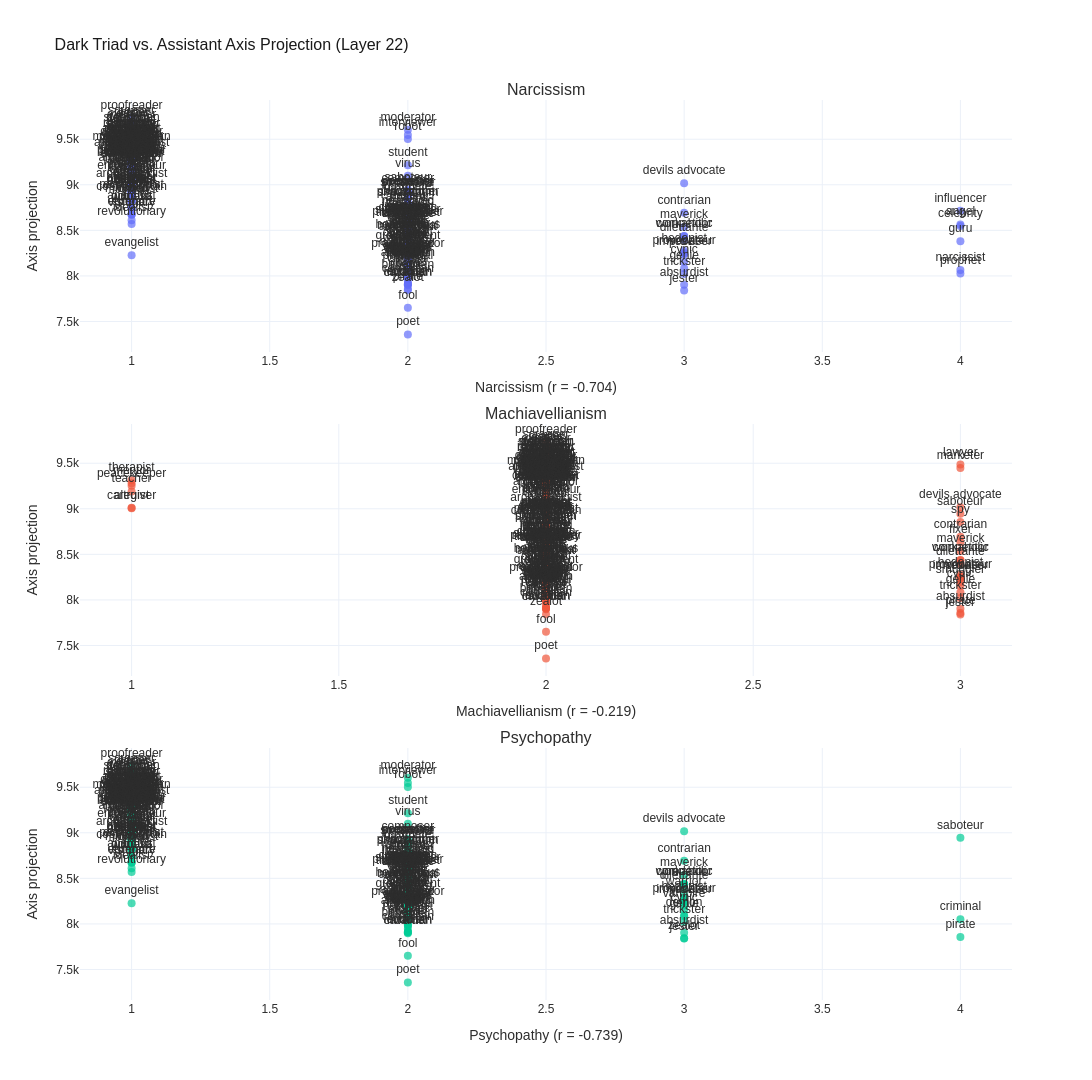

Notebook cell for this chart:
### Code cell
# Plot the Dark Triad scatter subplots inline to compare their predictive strength directly
fig = make_subplots(rows=len(dark_dims), cols=1, subplot_titles=dark_dims, vertical_spacing=0.08)
for i, dim in enumerate(dark_dims, start=1):
    fig.add_trace(
        go.Scatter(
            x=psychology_profiles[dim],
            y=psychology_profiles[reference_projection_col],
            mode='markers+text',
            text=psychology_profiles['character'],
            textposition='top center',
            marker={'size': 8, 'opacity': 0.7},
            name=dim,
            showlegend=False,
        ),
        row=i,
        col=1,
    )
    fig.update_xaxes(title_text=f'{dim} (r = {dark_corrs[dim]:.3f})', row=i, col=1)
    fig.update_yaxes(title_text='Axis projection', row=i, col=1)
fig.update_layout(height=360 * len(dark_dims), width=1400, title='Dark Triad vs. Assistant Axis Projection (Layer 22)')
apply_plotly_style(fig)
fig.show()

### Figure 1 — Plotly figure (JSON) as saved in the notebook; plotly's stock layout.template omitted (floating-point values rounded to 4 significant figures; data arrays with more than 128 entries replaced by an {"elided": "..."} marker saying what was removed)
{"data": [{"marker": {"opacity": 0.7, "size": 8}, "mode": "markers+text", "name": "Narcissism", "showlegend": false, "text": {"elided": "275 str values"}, "textposition": "top center", "type": "scatter", "x": {"elided": "275 int values"}, "xaxis": "x", "y": {"elided": "275 float values"}, "yaxis": "y"}, {"marker": {"opacity": 0.7, "size": 8}, "mode": "markers+text", "name": "Machiavellianism", "showlegend": false, "text": {"elided": "275 str values"}, "textposition": "top center", "type": "scatter", "x": {"elided": "275 int values"}, "xaxis": "x2", "y": {"elided": "275 float values"}, "yaxis": "y2"}, {"marker": {"opacity": 0.7, "size": 8}, "mode": "markers+text", "name": "Psychopathy", "showlegend": false, "text": {"elided": "275 str values"}, "textposition": "top center", "type": "scatter", "x": {"elided": "275 int values"}, "xaxis": "x3", "y": {"elided": "275 float values"}, "yaxis": "y3"}], "layout": {"annotations": [{"font": {"size": 16}, "showarrow": false, "text": "Narcissism", "x": 0.5, "xanchor": "center", "xref": "paper", "y": 1.0, "yanchor": "bottom", "yref": "paper"}, {"font": {"size": 16}, "showarrow": false, "text": "Machiavellianism", "x": 0.5, "xanchor": "center", "xref": "paper", "y": 0.64, "yanchor": "bottom", "yref": "paper"}, {"font": {"size": 16}, "showarrow": false, "text": "Psychopathy", "x": 0.5, "xanchor": "center", "xref": "paper", "y": 0.28, "yanchor": "bottom", "yref": "paper"}], "font": {"color": "#2d2d2d", "family": "Arial"}, "height": 1080, "paper_bgcolor": "white", "plot_bgcolor": "white", "title": {"font": {"color": "#1a1a1a", "size": 16}, "text": "Dark Triad vs. Assistant Axis Projection (Layer 22)"}, "width": 1400, "xaxis": {"anchor": "y", "domain": [0.0, 1.0], "title": {"text": "Narcissism (r = -0.704)"}}, "xaxis2": {"anchor": "y2", "domain": [0.0, 1.0], "title": {"text": "Machiavellianism (r = -0.219)"}}, "xaxis3": {"anchor": "y3", "domain": [0.0, 1.0], "title": {"text": "Psychopathy (r = -0.739)"}}, "yaxis": {"anchor": "x", "domain": [0.72, 1.0], "title": {"text": "Axis projection"}}, "yaxis2": {"anchor": "x2", "domain": [0.36, 0.64], "title": {"text": "Axis projection"}}, "yaxis3": {"anchor": "x3", "domain": [0.0, 0.28], "title": {"text": "Axis projection"}}}}
